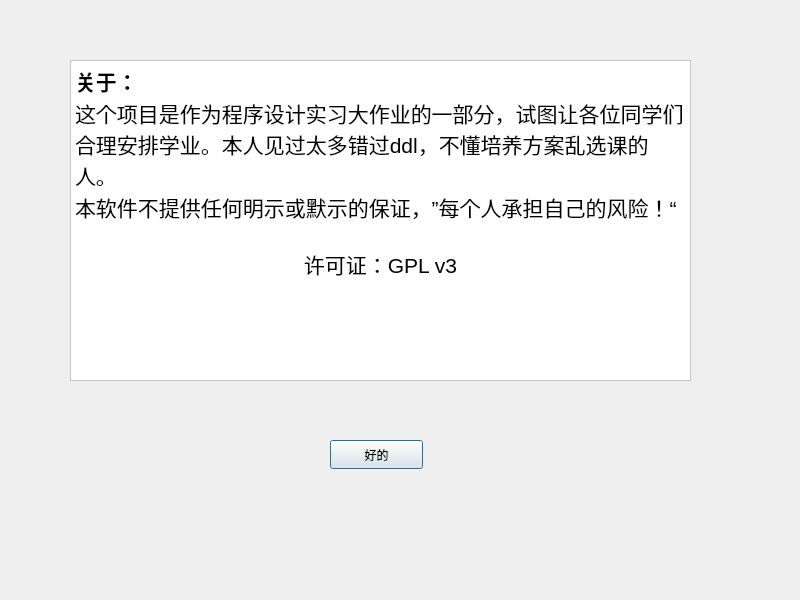
<?xml version="1.0" encoding="UTF-8"?>
<ui version="4.0">
 <class>AboutPage</class>
 <widget class="QDialog" name="AboutPage">
  <property name="enabled">
   <bool>true</bool>
  </property>
  <property name="geometry">
   <rect>
    <x>0</x>
    <y>0</y>
    <width>800</width>
    <height>600</height>
   </rect>
  </property>
  <property name="windowTitle">
   <string>关于</string>
  </property>
  <property name="windowIcon">
   <iconset resource="../res.qrc">
    <normaloff>:/favicon.png</normaloff>:/favicon.png</iconset>
  </property>
  <widget class="QTextBrowser" name="textBrowser">
   <property name="enabled">
    <bool>false</bool>
   </property>
   <property name="geometry">
    <rect>
     <x>70</x>
     <y>60</y>
     <width>621</width>
     <height>321</height>
    </rect>
   </property>
   <property name="styleSheet">
    <string notr="true">background-color: rgb(255, 255, 255);
color: rgb(0, 0, 0);</string>
   </property>
   <property name="html">
    <string>&lt;!DOCTYPE HTML PUBLIC &quot;-//W3C//DTD HTML 4.0//EN&quot; &quot;http://www.w3.org/TR/REC-html40/strict.dtd&quot;&gt;
&lt;html&gt;&lt;head&gt;&lt;meta name=&quot;qrichtext&quot; content=&quot;1&quot; /&gt;&lt;meta charset=&quot;utf-8&quot; /&gt;&lt;style type=&quot;text/css&quot;&gt;
p, li { white-space: pre-wrap; }
hr { height: 1px; border-width: 0; }
li.unchecked::marker { content: &quot;\2610&quot;; }
li.checked::marker { content: &quot;\2612&quot;; }
&lt;/style&gt;&lt;/head&gt;&lt;body style=&quot; font-family:'Microsoft YaHei UI'; font-size:9pt; font-weight:400; font-style:normal;&quot;&gt;
&lt;p style=&quot; margin-top:0px; margin-bottom:0px; margin-left:0px; margin-right:0px; -qt-block-indent:0; text-indent:0px;&quot;&gt;&lt;span style=&quot; font-size:16pt; font-weight:700;&quot;&gt;关于：&lt;/span&gt;&lt;/p&gt;
&lt;p style=&quot; margin-top:0px; margin-bottom:0px; margin-left:0px; margin-right:0px; -qt-block-indent:0; text-indent:0px;&quot;&gt;&lt;span style=&quot; font-size:16pt;&quot;&gt;这个项目是作为程序设计实习大作业的一部分，试图让各位同学们合理安排学业。本人见过太多错过ddl，不懂培养方案乱选课的人。&lt;/span&gt;&lt;/p&gt;
&lt;p style=&quot; margin-top:0px; margin-bottom:0px; margin-left:0px; margin-right:0px; -qt-block-indent:0; text-indent:0px;&quot;&gt;&lt;span style=&quot; font-size:16pt;&quot;&gt;本软件不提供任何明示或默示的保证，”每个人承担自己的风险！“&lt;/span&gt;&lt;/p&gt;
&lt;p style=&quot;-qt-paragraph-type:empty; margin-top:0px; margin-bottom:0px; margin-left:0px; margin-right:0px; -qt-block-indent:0; text-indent:0px; font-size:16pt;&quot;&gt;&lt;br /&gt;&lt;/p&gt;
&lt;p align=&quot;center&quot; style=&quot; margin-top:0px; margin-bottom:0px; margin-left:0px; margin-right:0px; -qt-block-indent:0; text-indent:0px;&quot;&gt;&lt;span style=&quot; font-size:16pt;&quot;&gt;许可证：GPL v3&lt;/span&gt;&lt;/p&gt;&lt;/body&gt;&lt;/html&gt;</string>
   </property>
  </widget>
  <widget class="QPushButton" name="AboutOkButton">
   <property name="geometry">
    <rect>
     <x>330</x>
     <y>440</y>
     <width>93</width>
     <height>29</height>
    </rect>
   </property>
   <property name="text">
    <string>好的</string>
   </property>
  </widget>
 </widget>
 <resources>
  <include location="../res.qrc"/>
 </resources>
 <connections/>
</ui>
